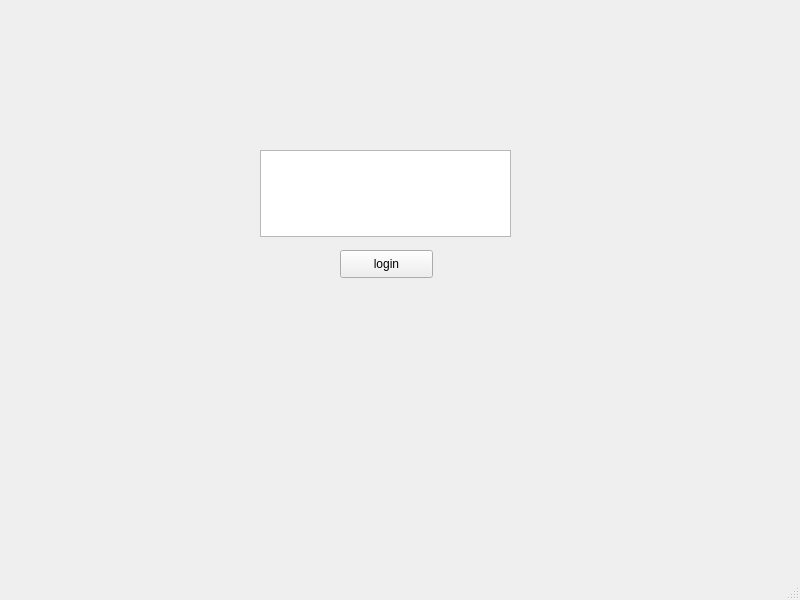
<?xml version="1.0" encoding="UTF-8"?>
<ui version="4.0">
 <class>MainWindow</class>
 <widget class="QMainWindow" name="MainWindow">
  <property name="geometry">
   <rect>
    <x>0</x>
    <y>0</y>
    <width>800</width>
    <height>600</height>
   </rect>
  </property>
  <property name="windowTitle">
   <string>MainWindow</string>
  </property>
  <widget class="QWidget" name="centralwidget">
   <widget class="QPushButton" name="btnLogin">
    <property name="geometry">
     <rect>
      <x>340</x>
      <y>250</y>
      <width>93</width>
      <height>28</height>
     </rect>
    </property>
    <property name="text">
     <string>login</string>
    </property>
   </widget>
   <widget class="QPlainTextEdit" name="EditDisplay">
    <property name="geometry">
     <rect>
      <x>260</x>
      <y>150</y>
      <width>251</width>
      <height>87</height>
     </rect>
    </property>
   </widget>
  </widget>
  <widget class="QMenuBar" name="menubar">
   <property name="geometry">
    <rect>
     <x>0</x>
     <y>0</y>
     <width>800</width>
     <height>26</height>
    </rect>
   </property>
  </widget>
  <widget class="QStatusBar" name="statusbar"/>
 </widget>
 <resources/>
 <connections/>
</ui>
